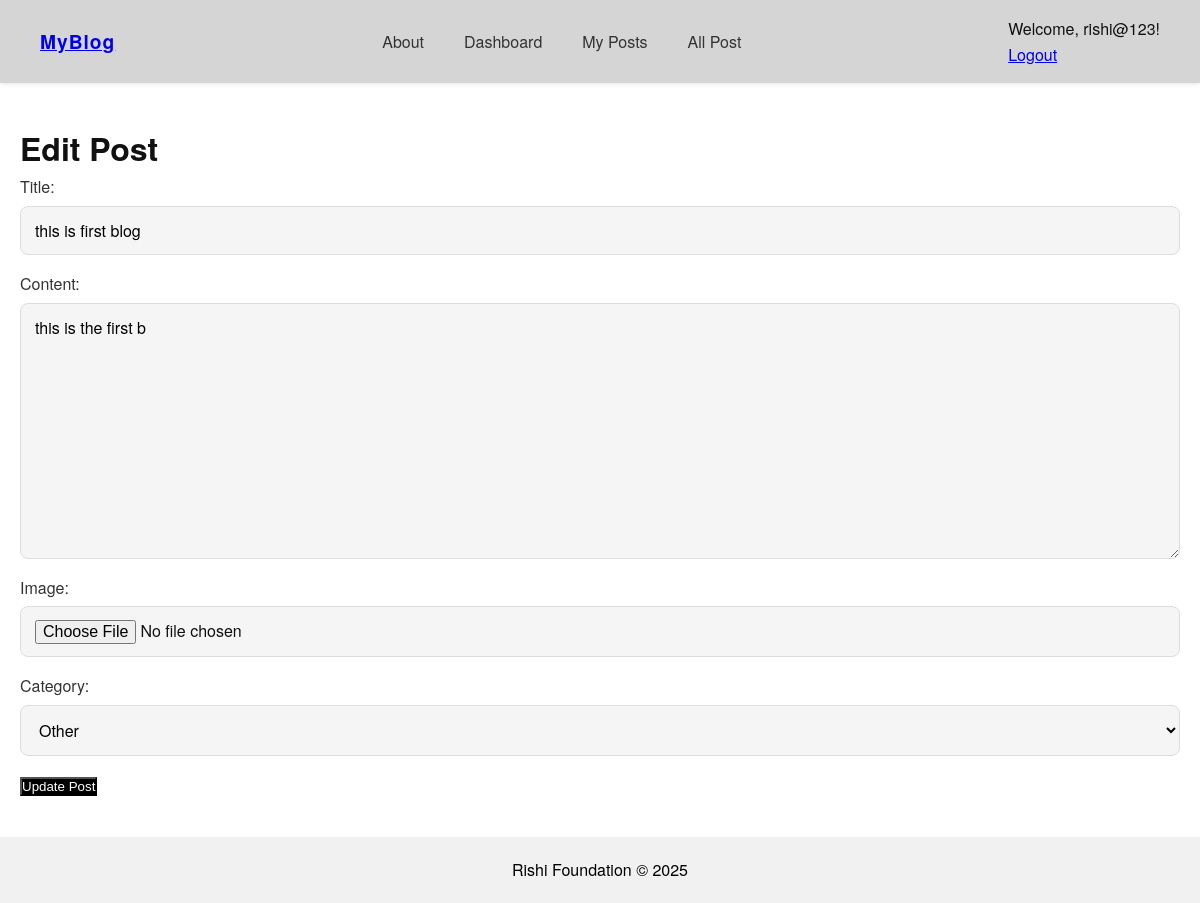
/post/25/edit/ (signed in), run on the app's committed database.
### blog/models.py (models this page shows, shortened)
class Post(models.Model):
    CATEGORY_CHOICES = [
        ('tech', 'Tech'),
        ('travel', 'Travel'),
        ('lifestyle', 'Lifestyle'),
        ('news', 'News'),
        ('other', 'Other'),
    ]
    title = models.CharField(max_length=200)
    content = RichTextUploadingField()  # CKEditor with image upload
    category = models.CharField(max_length=50, choices=CATEGORY_CHOICES, default='other')
    created_at = models.DateTimeField(default=timezone.now)
    author = models.ForeignKey(User, on_delete=models.CASCADE, null=True, blank=True)
    image = models.ImageField(upload_to='blog_images/', null=True, blank=True)
    likes = models.ManyToManyField(User, related_name='blog_likes', blank=True)

### blog/views.py (the view)
# urls.py: path('post/<int:id>/edit/', views.edit_blog, name='edit_blog'),
@login_required
def edit_blog(request, id):
    post = get_object_or_404(Post, id=id)
    if request.method == 'POST':
        form = PostForm(request.POST, request.FILES, instance=post)
        if form.is_valid():
            form.save()
            return redirect('post_detail', id=post.id)
    else:
        form = PostForm(instance=post)
    return render(request, 'blog/edit_blog.html', {'form': form, 'post': post})

### blog/forms.py
class PostForm(forms.ModelForm):
    class Meta:
        model = Post
        fields = ['title', 'content', 'image', 'category']

### blog/template/blog/edit_blog.html (shortened to what this page needs)
{% extends 'blog/base.html' %}
{% load static %}
{% block content %}
<link rel="stylesheet" href="{% static 'css/style.css' %}">
<div class="container">
  <div class="form-card">
    <h1>Edit Post</h1>
    <form method="POST" enctype="multipart/form-data">
      {{ form.as_p }}
      <button type="submit" class="btn-primary">Update Post</button>
    </form>
  </div>
</div>
{% endblock %}

### blog/template/blog/base.html (shortened to what this page needs)
{% load static %}
<!DOCTYPE html>
<html lang="en">
<head>
  <link rel="stylesheet" href="{% static 'css/style.css' %}">
</head>
<body>
  <header class="ghost-navbar">
    <div class="logo"> <a href="{% url 'home' %}">MyBlog</a></div>
    <nav class="nav-links">
      <a href="{% url 'about' %}">About</a>
      <a href="{%url 'home'%}">Dashboard</a>
      <a href="{% url 'my_posts' %}">My Posts</a>
      <a href="{% url 'show_blog'  %}">All Post</a>
    </nav>
    <div class="auth-links">
      {% if user.is_authenticated %}
      <p>Welcome, {{ user.username }}!</p>
      <a href="{% url 'logout' %}">Logout</a>
      {% else %}
      <a href="{% url 'login' %}">Sign in</a>
      <a href="{% url 'register' %}" class="btn-primary">Get Started — free</a>
      {% endif %}
    </div>
  </header>
  <div class="wrapper">
    {% block content %}{% endblock %}
  </div>
  <footer class="ghost-footer">
    <p>Rishi Foundation © 2025</p>
  </footer>
</body>
</html>

### blog/static/css/style.css (style rules this page uses)
:root { --primary-color: #000000; --primary-color-dark: #333333; --accent-color: #e4bc1f; --secondary-color: #f5f5f5; --danger-color: #dc3545; --success-color: #28a745; --text-color-dark: #111111; --text-color-light: #000000; --text-color-white: #ffffff; --body-bg-color: #ffffff; --card-bg-color: #d5d5d5; --border-color: #dddddd; --shadow: 0 4px 10px rgba(0, 0, 0, 0.1); --border-radius: 8px; --transition-smooth: all 0.2s ease; --font-family: 'Helvetica Neue', sans-serif; }
* { margin: 0; padding: 0; box-sizing: border-box; }
html { scroll-behavior: smooth; }
body { font-family: var(--font-family); background-color: var(--body-bg-color); color: var(--text-color-dark); line-height: 1.6; display: flex; flex-direction: column; min-height: 100vh; }
.container { max-width: 1200px; margin: 0 auto; padding: 40px 20px; }
.btn-primary { background-color: var(--primary-color); color: var(--text-color-white); }
.form-group p, .form-card form p { display: flex; flex-direction: column; margin-bottom: 1rem; }
.form-group label, .form-card form label, .auth-card label { display: block; margin-bottom: 6px; font-weight: 500; color: #333; }
.form-group input, .form-group textarea, .form-group select, .form-card form input, .form-card form textarea, .form-card form select, .auth-card input { width: 100%; padding: 12px 14px; border: 1px solid var(--border-color); border-radius: var(--border-radius); background: #f5f5f5; font-size: 1rem; font-family: var(--font-family); }
.ghost-navbar { display: flex; align-items: center; justify-content: space-between; padding: 16px 40px; box-shadow: 0 1px 4px #0000001a; position: sticky; top: 0; background: var(--card-bg-color); z-index: 1000; }
.ghost-navbar .logo { font-weight: bold; font-size: 1.2rem; letter-spacing: 1px; text-decoration: none; color: var(--text-color-dark); }
.ghost-navbar .nav-links { list-style: none; display: flex; align-items: center; gap: 1rem; }
.ghost-navbar .nav-links a { margin: 0 12px; text-decoration: none; color: #333; font-weight: 500; }
.ghost-footer { background: #f1f1f1; text-align: center; padding: 20px; margin-top: auto; width: 100%; color: var(--text-color-light); }

### data on the page
Post: title "this is first blog", content "this is the first b", category "Other"

### other printed values
{{ user.username }} "rishi@123"
